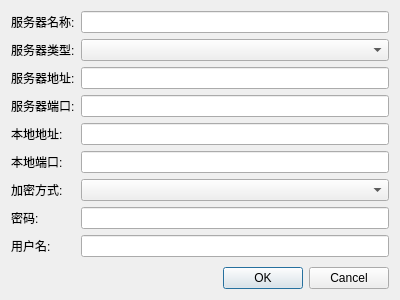
<?xml version="1.0" encoding="UTF-8"?>
<ui version="4.0">
 <class>UpstreamDialog</class>
 <widget class="QDialog" name="UpstreamDialog">
  <property name="geometry">
   <rect>
    <x>0</x>
    <y>0</y>
    <width>400</width>
    <height>300</height>
   </rect>
  </property>
  <property name="windowTitle">
   <string>添加上游服务器</string>
  </property>
  <layout class="QVBoxLayout" name="verticalLayout">
   <item>
    <layout class="QFormLayout" name="formLayout">
     <item row="0" column="0">
      <widget class="QLabel" name="nameLabel">
       <property name="text">
        <string>服务器名称:</string>
       </property>
      </widget>
     </item>
     <item row="0" column="1">
      <widget class="QLineEdit" name="nameLineEdit"/>
     </item>
     <item row="1" column="0">
      <widget class="QLabel" name="typeLabel">
       <property name="text">
        <string>服务器类型:</string>
       </property>
      </widget>
     </item>
     <item row="1" column="1">
      <widget class="QComboBox" name="typeComboBox"/>
     </item>
     <item row="2" column="0">
      <widget class="QLabel" name="addressLabel">
       <property name="text">
        <string>服务器地址:</string>
       </property>
      </widget>
     </item>
     <item row="2" column="1">
      <widget class="QLineEdit" name="addressLineEdit"/>
     </item>
     <item row="3" column="0">
      <widget class="QLabel" name="portLabel">
       <property name="text">
        <string>服务器端口:</string>
       </property>
      </widget>
     </item>
     <item row="3" column="1">
      <widget class="QLineEdit" name="portLineEdit"/>
     </item>
     
     <item row="4" column="0">
      <widget class="QLabel" name="localAddressLabel">
       <property name="text">
        <string>本地地址:</string>
       </property>
      </widget>
     </item>
     <item row="4" column="1">
      <widget class="QLineEdit" name="localAddressLineEdit"/>
     </item>
     <item row="5" column="0">
      <widget class="QLabel" name="localPortLabel">
       <property name="text">
        <string>本地端口:</string>
       </property>
      </widget>
     </item>
     <item row="5" column="1">
      <widget class="QLineEdit" name="localPortLineEdit"/>
     </item>
     <item row="6" column="0">
      <widget class="QLabel" name="encryptionMethodLabel">
       <property name="text">
        <string>加密方式:</string>
       </property>
      </widget>
     </item>
     <item row="6" column="1">
      <widget class="QComboBox" name="encryptionMethodComboBox"/>
     </item>
     <item row="7" column="0">
      <widget class="QLabel" name="passwordLabel">
       <property name="text">
        <string>密码:</string>
       </property>
      </widget>
     </item>
     <item row="7" column="1">
      <widget class="QLineEdit" name="passwordLineEdit">
       <property name="echoMode">
        <enum>QLineEdit::EchoMode::Password</enum>
       </property>
      </widget>
     </item>
     <item row="8" column="0">
      <widget class="QLabel" name="userNameLabel">
       <property name="text">
        <string>用户名:</string>
       </property>
      </widget>
     </item>
     <item row="8" column="1">
      <widget class="QLineEdit" name="userNameLineEdit"/>
     </item>
    </layout>
   </item>
   <item>
    <widget class="QDialogButtonBox" name="buttonBox">
     <property name="orientation">
      <enum>Qt::Orientation::Horizontal</enum>
     </property>
     <property name="standardButtons">
      <set>QDialogButtonBox::StandardButton::Cancel|QDialogButtonBox::StandardButton::Ok</set>
     </property>
    </widget>
   </item>
  </layout>
 </widget>
 <resources/>
 <connections>
  <connection>
   <sender>buttonBox</sender>
   <signal>accepted()</signal>
   <receiver>UpstreamDialog</receiver>
   <slot>accept()</slot>
   <hints>
    <hint type="sourcelabel">
     <x>248</x>
     <y>254</y>
    </hint>
    <hint type="destinationlabel">
     <x>157</x>
     <y>274</y>
    </hint>
   </hints>
  </connection>
  <connection>
   <sender>buttonBox</sender>
   <signal>rejected()</signal>
   <receiver>UpstreamDialog</receiver>
   <slot>reject()</slot>
   <hints>
    <hint type="sourcelabel">
     <x>316</x>
     <y>260</y>
    </hint>
    <hint type="destinationlabel">
     <x>286</x>
     <y>274</y>
    </hint>
   </hints>
  </connection>
 </connections>
</ui>
